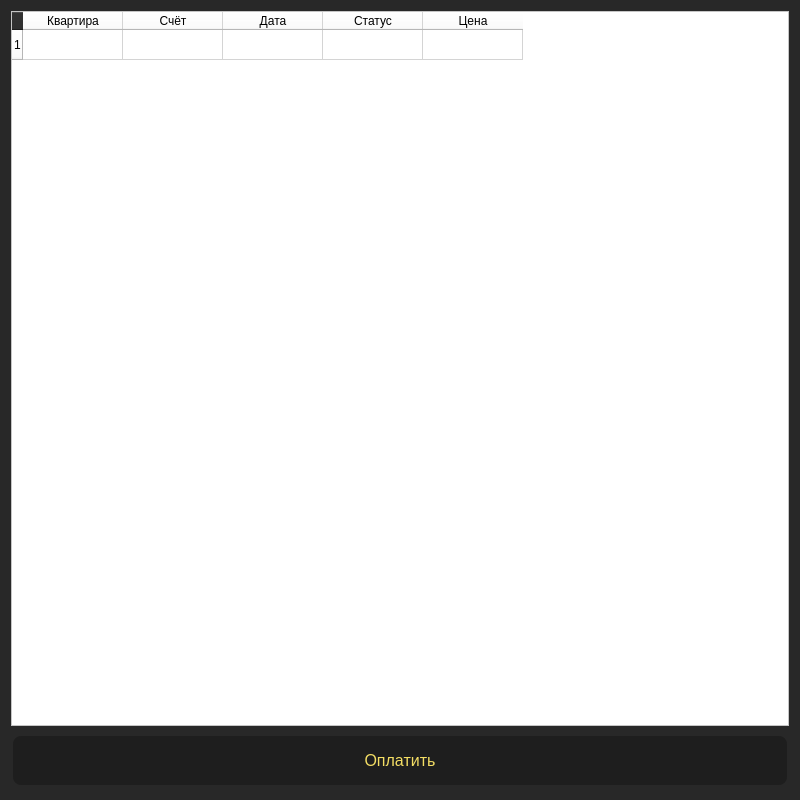
<?xml version="1.0" encoding="UTF-8"?>
<ui version="4.0">
 <class>Score</class>
 <widget class="QDialog" name="Score">
  <property name="geometry">
   <rect>
    <x>0</x>
    <y>0</y>
    <width>800</width>
    <height>800</height>
   </rect>
  </property>
  <property name="windowTitle">
   <string>Dialog</string>
  </property>
  <property name="styleSheet">
   <string notr="true">color: rgb(0,0,0);
font: 25 8pt &quot;Comfortaa&quot;;
background-color: #282828; </string>
  </property>
  <layout class="QGridLayout" name="gridLayout">
   <item row="0" column="0">
    <layout class="QVBoxLayout" name="verticalLayout">
     <item>
      <widget class="QTableWidget" name="tableWidget">
       <property name="styleSheet">
        <string notr="true">background-color: #fff;
color: rgb(0, 0, 0);</string>
       </property>
       <row>
        <property name="text">
         <string>1</string>
        </property>
       </row>
       <column>
        <property name="text">
         <string>Квартира</string>
        </property>
       </column>
       <column>
        <property name="text">
         <string>Счёт</string>
        </property>
       </column>
       <column>
        <property name="text">
         <string>Дата</string>
        </property>
       </column>
       <column>
        <property name="text">
         <string>Статус</string>
        </property>
       </column>
       <column>
        <property name="text">
         <string>Цена</string>
        </property>
       </column>
      </widget>
     </item>
     <item>
      <widget class="QPushButton" name="pushButton">
       <property name="styleSheet">
        <string notr="true">background-color: #1E1E1E; 
    border: none;
    color: rgb(244, 222, 100); 
    padding: 15px 32px; 
    text-align: center; 
    text-decoration: none;

    font-size: 16px; 
    margin: 4px 2px; 
    border-radius: 8px; 
</string>
       </property>
       <property name="text">
        <string>Оплатить</string>
       </property>
      </widget>
     </item>
    </layout>
   </item>
  </layout>
 </widget>
 <resources/>
 <connections/>
</ui>
